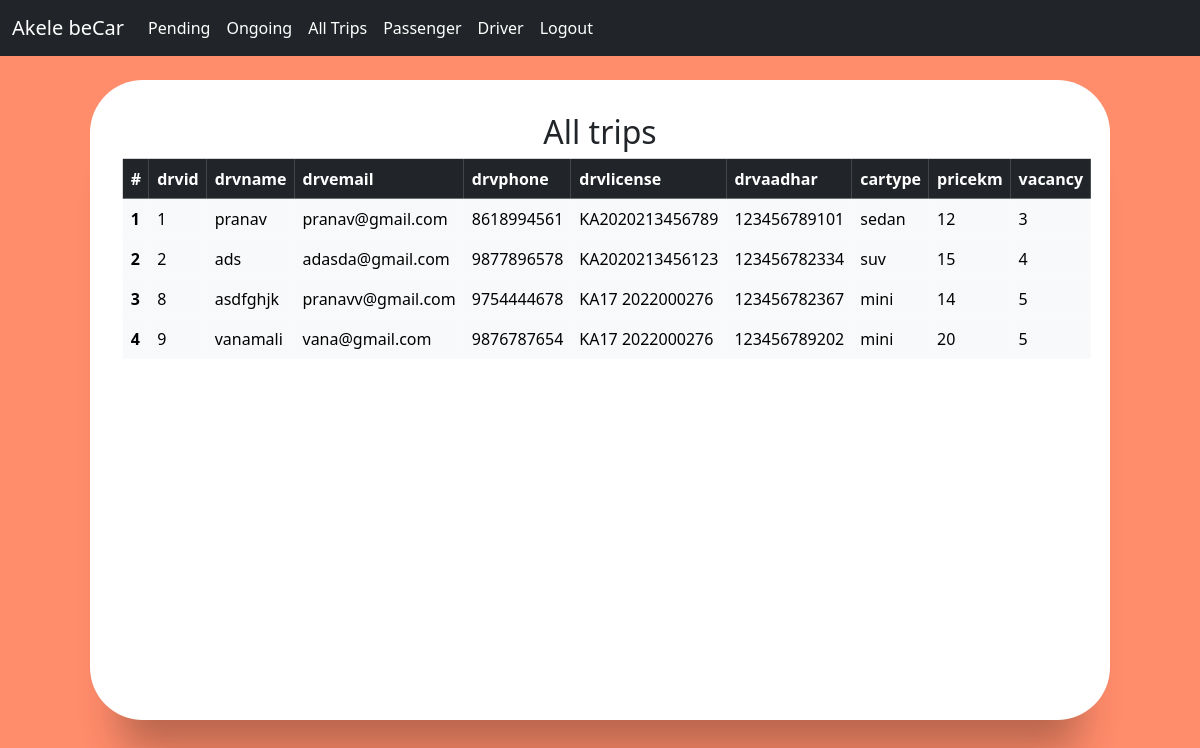
Page /drv.php (signed in) on the committed database.
### tables this page shows
CREATE TABLE `drvinfo` (
  `drvid` int(11) NOT NULL,
  `drvname` varchar(100) NOT NULL,
  `drvemail` varchar(100) NOT NULL,
  `drvlicense` varchar(15) NOT NULL,
  `drvphone` varchar(10) NOT NULL,
  `drvaadhar` varchar(12) NOT NULL,
  `cartype` varchar(100) NOT NULL,
  `pricekm` int(10) NOT NULL,
  `vacancy` int(1) NOT NULL,
  `password` varchar(100) NOT NULL
);

### drv.php (the view, shortened to what this page needs)
<?php
   @include './config.php';
    $sql="SELECT * from drvinfo;";
    $res=mysqli_query($conn, $sql);
?>
<!DOCTYPE html>
<html lang="en">
  <head>
    <link rel="stylesheet" href="style1.css" />
    <link href="https://cdn.jsdelivr.net/npm/bootstrap@5.3.0-alpha1/dist/css/bootstrap.min.css" rel="stylesheet">
  </head>
  <body>
  <nav class="navbar navbar-fixed-top w-100 navbar-custom navbar-expand-lg navbar-dark bg-dark">
    <div class="container-fluid">
      <a class="navbar-brand" href="./dash.php">Akele beCar</a>
      <div class="collapse navbar-collapse" id="navbarSupportedContent">
        <ul class="navbar-nav me-auto mb-2 mb-lg-0">
          <li class="nav-item">
            <a class="nav-link active" aria-current="page" href="pending.php">Pending</a>
          </li>
          <li class="nav-item">
            <a class="nav-link active" aria-current="page" href="ongoing.php">Ongoing</a>
          </li>
          <li class="nav-item">
            <a class="nav-link active" aria-current="page" href="alltrips.php">All Trips</a>
          </li>
          <li class="nav-item">
            <a class="nav-link active" aria-current="page" href="pass.php">Passenger</a>
          </li>
          <li class="nav-item">
            <a class="nav-link active" aria-current="page" href="drv.php">Driver</a>
          </li>
          <li class="nav-item">
            <a class="nav-link active" href="./logout.php">Logout</a>
          </li>
        </ul>
      </div>
    </div>
  </nav>
    <main>
      <div class="box">
        <div class="inner-box ">
          <form action="" class="form-wrap">
          <h2 style="text-align: center;">All trips</h2>
            <table class="table table-light table-borderless table-hover table-responsive-sm">
                    <thead class="table-dark">
                      <tr>
                        <th scope="col">#</th>
                        <th scope="col">drvid</th>
                        <th scope="col">drvname</th>
                        <th scope="col">drvemail</th>
                        <th scope="col">drvphone</th>
                        <th scope="col">drvlicense</th>
                        <th scope="col">drvaadhar</th>
                        <th scope="col">cartype</th>
                        <th scope="col">pricekm</th>
                        <th scope="col">vacancy</th>
                      </tr>
                    </thead>
                    <tbody>
                      <?php
                          $i=1; while($row=$res->fetch_object()) {
                          $id= $row->drvid;
                          $name= $row->drvname;
                          $email= $row->drvemail;
                          $ph= $row->drvphone;
                          $license= $row->drvlicense;
                          $aadhar= $row->drvaadhar;
                          $cartype= $row->cartype;
                          $pricekm= $row->pricekm;
                          $vacancy= $row->vacancy;
                        ?>
                      <tr>
                        <th scope="row"><?php echo $i; ?></th>
                        <td><?php echo $id; ?></td>
                        <td><?php echo $name; ?></td>
                        <td><?php echo $email; ?></td>
                        <td><?php echo $ph; ?></td>
                        <td><?php echo $license; ?></td>
                        <td><?php echo $aadhar; ?></td>
                        <td><?php echo $cartype; ?></td>
                        <td><?php echo $pricekm; ?></td>
                        <td><?php echo $vacancy; ?></td>
                      </tr>
                      <?php $i++; } ?>
                    </tbody>
            </table>
          </form>
        </div>
      </div>
    </main>
  </body>
</html>

### style1.css (style rules this page uses)
*, *::before, *::after { padding: 0; margin: 0; box-sizing: border-box; }
body, input { font-family: "Poppins", sans-serif; }
nav.navbar-fixed-top { position:fixed; top:0; z-index: 10; }
body::before { display:block; content: ''; }
main { width: 100%; min-height: 100vh; overflow: hidden; background-color: #ff8c6b; padding: 1rem; display: flex; align-items: center; justify-content: center; }
.box { position: relative; width: 100%; max-width: 1020px; height: 640px; background-color: #fff; border-radius: 3.3rem; box-shadow: 0 60px 40px -30px rgba(0, 0, 0, 0.27); }
.inner-box { position: absolute; width: calc(100% - 4.1rem); height: calc(100% - 4.1rem); top: 50%; left: 50%; transform: translate(-50%, -50%); }

### rows in the picture
drvinfo: drvid "1", drvname "pranav", drvemail "pranav@gmail.com", drvphone "8618994561", drvlicense "KA2020213456789", drvaadhar "123456789101", cartype "sedan", pricekm "12", vacancy "3"
drvinfo: drvid "2", drvname "ads", drvemail "adasda@gmail.com", drvphone "9877896578", drvlicense "KA2020213456123", drvaadhar "123456782334", cartype "suv", pricekm "15", vacancy "4"
drvinfo: drvid "8", drvname "asdfghjk", drvemail "pranavv@gmail.com", drvphone "9754444678", drvlicense "KA17 2022000276", drvaadhar "123456782367", cartype "mini", pricekm "14", vacancy "5"
drvinfo: drvid "9", drvname "vanamali", drvemail "vana@gmail.com", drvphone "9876787654", drvlicense "KA17 2022000276", drvaadhar "123456789202", cartype "mini", pricekm "20", vacancy "5"
